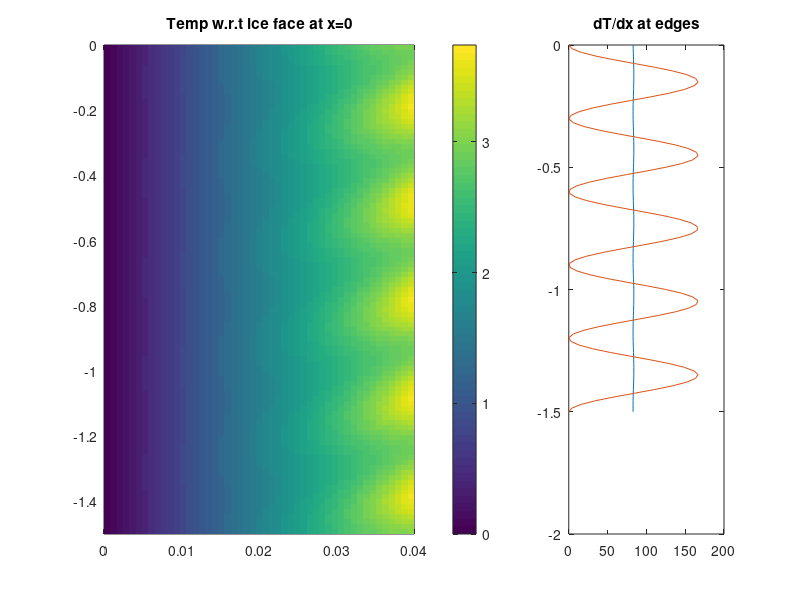

The MATLAB source for this figure:
function ddc_plume(varargin)
%DDC_PLUME Summary of this function goes here
%   Detailed explanation goes here
q       = -50/4000; % heat flux (dT/cp)
Ti      = 0;        % wall temperature
kappa   = 0.6/4000; % W / m2
m       = 2*pi/0.3; % lengthscale of DDC layers (m)
i       = complex(0,1);
wbar    = 0.3;      % vert. velocity amplitude (m/s)
D       = 0.04;     % plume width (m)
k       = sqrt(i*m*wbar./kappa-m^2);
z       = linspace(-2*pi/m*5,0,100);
x       = linspace(0,D,50);
[X,Z]   = ndgrid(x,z);
T       = Ti-q/kappa*(X+imag(-i./k./cos(k*D)*sin(k*X).*exp(i*m*Z)));
dTdx    = -q/kappa*(1+imag(-i./cos(k*D)*cos(k*X).*exp(i*m*Z)));
subplot(1,3,[1 2]);
pcolor(x,z,T');shading flat;
colorbar
title('Temp w.r.t ice face at x=0');
subplot(1,3,3);
plot(dTdx(1,:),z,dTdx(end,:),z);
title('dT/dx at edges');
end

